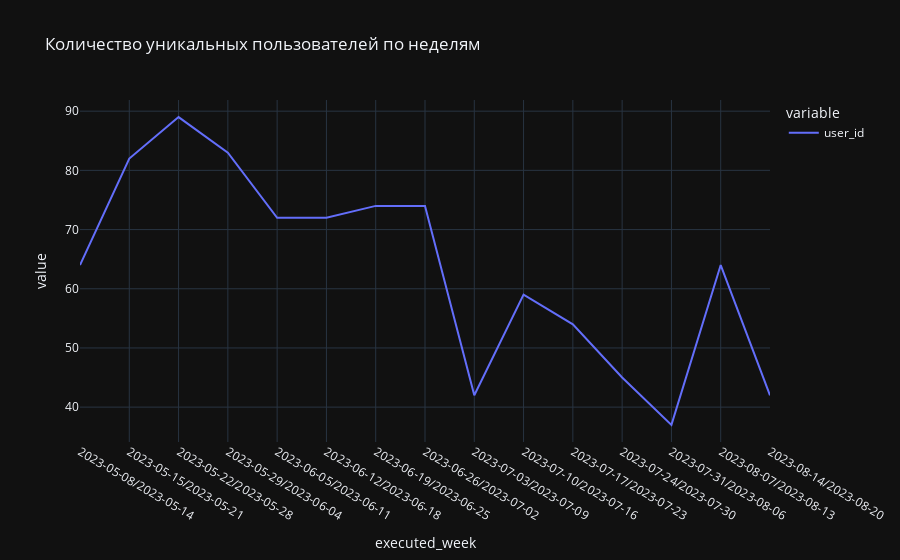

The notebook cell this image was saved under:
### Code cell
px.line(executed_by_week_users_count, title='Количество уникальных пользователей по неделям')

### Figure 1 — Plotly figure (JSON) as saved in the notebook; plotly's stock layout.template omitted (floating-point values rounded to 4 significant figures)
{"data": [{"hovertemplate": "variable=user_id<br>executed_week=%{x}<br>value=%{y}<extra></extra>", "legendgroup": "user_id", "line": {"color": "#636efa", "dash": "solid"}, "marker": {"symbol": "circle"}, "mode": "lines", "name": "user_id", "orientation": "v", "showlegend": true, "x": ["2023-05-08/2023-05-14", "2023-05-15/2023-05-21", "2023-05-22/2023-05-28", "2023-05-29/2023-06-04", "2023-06-05/2023-06-11", "2023-06-12/2023-06-18", "2023-06-19/2023-06-25", "2023-06-26/2023-07-02", "2023-07-03/2023-07-09", "2023-07-10/2023-07-16", "2023-07-17/2023-07-23", "2023-07-24/2023-07-30", "2023-07-31/2023-08-06", "2023-08-07/2023-08-13", "2023-08-14/2023-08-20"], "xaxis": "x", "y": [64, 82, 89, 83, 72, 72, 74, 74, 42, 59, 54, 45, 37, 64, 42], "yaxis": "y", "type": "scatter"}], "layout": {"xaxis": {"anchor": "y", "domain": [0.0, 1.0], "title": {"text": "executed_week"}}, "yaxis": {"anchor": "x", "domain": [0.0, 1.0], "title": {"text": "value"}}, "legend": {"title": {"text": "variable"}, "tracegroupgap": 0}, "title": {"text": "Количество уникальных пользователей по неделям"}}}
